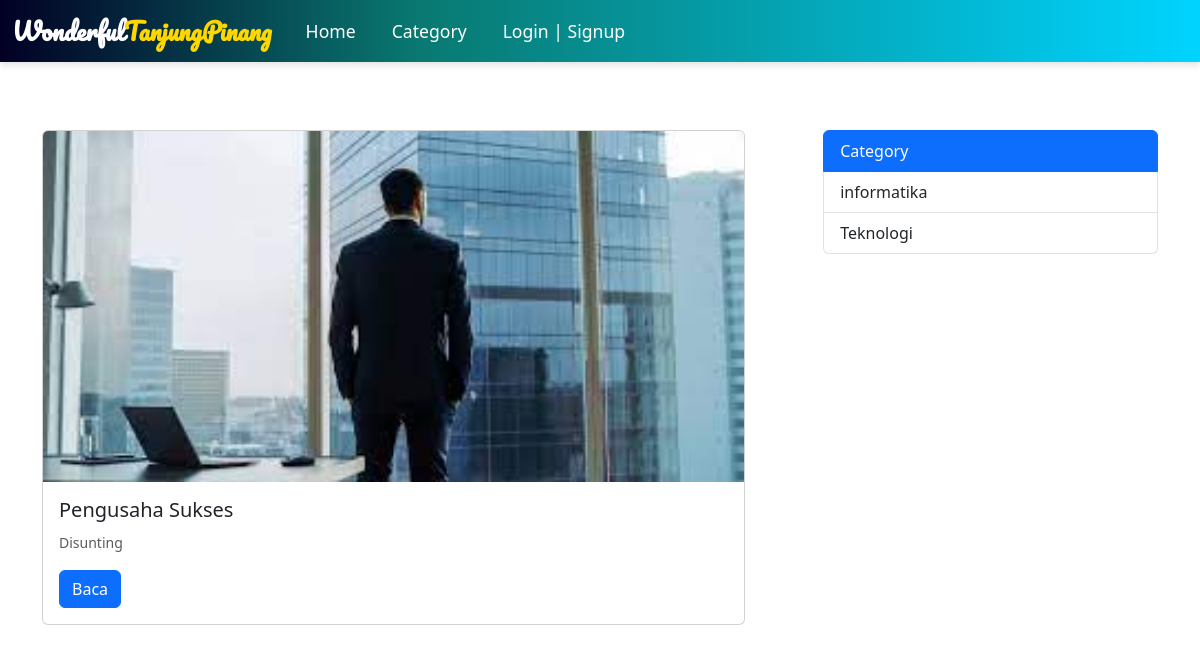
The page / on the database its author committed.
### tables this page shows
CREATE TABLE IF NOT EXISTS `artikel` (
  `id_artikel` int NOT NULL AUTO_INCREMENT,
  `user_id` int DEFAULT NULL,
  `judul` varchar(255) DEFAULT NULL,
  `isi` text,
  `kategori` varchar(255) DEFAULT NULL,
  `tanggal` datetime DEFAULT NULL,
  `cover_url` varchar(255) DEFAULT 'default.jpg',
  PRIMARY KEY (`id_artikel`)
);

CREATE TABLE IF NOT EXISTS `kategori` (
  `id_kategori` int NOT NULL AUTO_INCREMENT,
  `kategori` varchar(255) DEFAULT NULL,
  PRIMARY KEY (`id_kategori`)
);

### data/artikel.php (called while the page is built, shortened)
<?php
function getAll($conn){
    $sql = "SELECT * FROM artikel;";
    $stmt = $conn->prepare($sql);
    $stmt->execute();
    if($stmt->rowCount() >= 1){
        $data = $stmt->fetchAll();
        return $data;
    }else {
        return 0;
    }
}
function get5Kategori($conn){
    $sql = "SELECT * FROM kategori LIMIT 5";
    $stmt = $conn->prepare($sql);
    $stmt->execute();
    if($stmt->rowCount() >= 1){
          $data = $stmt->fetchAll();
          return $data;
    }else {
        return 0;
    }
 }
 function getAllcategory($conn){
    $sql = "SELECT * FROM kategori ORDER BY kategori";
    $stmt = $conn->prepare($sql);
    $stmt->execute();
    if($stmt->rowCount() >= 1){
          $data = $stmt->fetchAll();
          return $data;
    }else {
        return 0;
    }
 }

### index.php (the view, shortened to what this page needs)
<!DOCTYPE html>
<html lang = "en">
    <head>
        <link rel = "stylesheet" href = "css/style.css">
        <link href="https://cdn.jsdelivr.net/npm/bootstrap@5.3.3/dist/css/bootstrap.min.css" rel="stylesheet">
        <link rel="stylesheet" href="https://stackpath.bootstrapcdn.com/font-awesome/4.7.0/css/font-awesome.min.css">
    </head>
    <body>
      <?php
      include "inc/NavBar.php";
      include_once 'data/artikel.php';
      include_once 'db_conn.php';
      $posts = getAll($conn);
      $categories = getAllcategory($conn);
  $categories5 = get5Kategori($conn);
      ?>
<div class="container mt-5">
    <section class= "d-flex" >
    <?php if (!empty($posts)) { ?>
        <main class = "main-blog">
        <?php foreach ($posts as  $artikel) { ?>
        <div class="card main-blog-card mb-5" >
            <img src="uploads/artikel/<?=$artikel['cover_url']?>" class="card-img-top" alt="...">
            <div class="card-body">
                <h5 class="card-title"><?=$artikel['judul']?></h5>
                <p class="card-text"><small class="text-body-secondary">Disunting <?=$artikel['tanggal']?></small> </p>
                <a href="single_post.php?post_id=<?=$artikel['id_artikel']?>" class="btn btn-primary">Baca</a>
            </div>
        </div>
        <?php } ?>
        </main>
        <?php }  ?>
        <aside class="aside-main">
       	   <div class="list-group category-aside">
			  <a href="#"
			     class="list-group-item list-group-item-action active"
			     aria-current="true">
			    Category
			  </a>
			  <?php foreach ($categories5 as $category ) { ?>
			  <a href="kategori.php?id_kategori=<?=$category['id_kategori']?>"
			  	 class="list-group-item list-group-item-action">
			  	<?php echo $category['kategori']; ?>
			  </a>
			  <?php } ?>
			</div>
       </aside>
    </section>
</div>
    </body>
</html>

### css/style.css (style rules this page uses)
.main-blog-card { width: 90%; }
.main-blog { width: 70%; margin-top: 20px; }
.aside-main { width: 30%; margin-top: 20px; }

### rows shown on the page
artikel: cover_url (picture), judul "Pengusaha Sukses"
kategori: kategori "informatika"
kategori: kategori "Teknologi"
